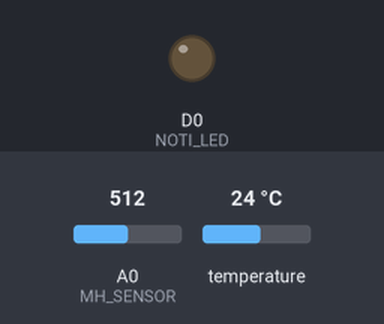
Simulated run of this program. Board: ESP8266 (NodeMCU). Parts: output pins drawn as LEDs (lit = HIGH). The inputs (shaded band) are chosen by the test bench; at power-on: A0 (MH_SENSOR) = 512, temperature 24 °C. Uploads are accepted with an empty reply; what the program prints to the serial monitor is not drawn.

Above: at 2.0 s.
At 32.4 s:
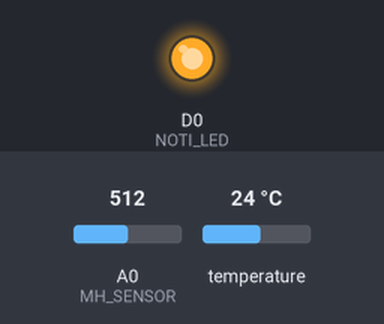
Timing chart, 0 to 80.8 s (numbered marks = the images above):
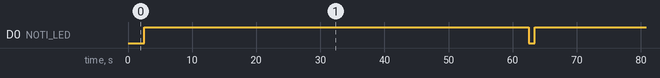

The program:

main.cpp
```cpp
#include <Arduino.h>
#include <OneWire.h>
#include <DallasTemperature.h>
#include <ESP8266HTTPClient.h>
#include <ESP8266HTTPClient.h>
#include <WifiConnect.h>

#define ONE_WIRE_BUS D7
#define MH_SENSOR A0
#define NOTI_LED D0

#define ssid ""
#define password ""
#define endpoint ""

OneWire oneWire(ONE_WIRE_BUS);

DallasTemperature temperatureSensor(&oneWire);

String ip;
void setup(void)
{
  Serial.begin(115200);
  temperatureSensor.begin();

  ip = WifiConnect(ssid, password);
  Serial.print("Connected to wifi with IP");
  Serial.println(ip);

  pinMode(MH_SENSOR, INPUT);
  pinMode(NOTI_LED, OUTPUT);
}


void postResult(float t, float mh) {

  HTTPClient http;
  http.begin(endpoint);
  http.addHeader("Content-Type", "application/json; charset=utf-8");
  http.POST("{\"temperature\":" + String(t) + ",\"mh\":" + String(mh) + "}");
  Serial.println("POST REQUEST {\"temperature\":" + String(t) + ",\"mh\":" + String(mh) + "}");
  Serial.println("POST Result " + http.getString());
}


void loop(void)
{

  digitalWrite(NOTI_LED, LOW);
  Serial.print("Requesting temperatures...");
  temperatureSensor.requestTemperatures(); // Send the command to get temperatures


  // Serial.print("Temperature for the device 1 (index 0) is: ");
  // Serial.println(temperatureSensor.getTempCByIndex(0));
  //
  // Serial.println("MN Sensor");
  // Serial.println(analogRead(MH_SENSOR));

  postResult(temperatureSensor.getTempCByIndex(0), analogRead(MH_SENSOR));
  digitalWrite(NOTI_LED, HIGH);
  delay(60000);
}
```

Measured:
- by itself, D0 (NOTI_LED): alternates HIGH for 60.0 s and LOW for 0.96 s
